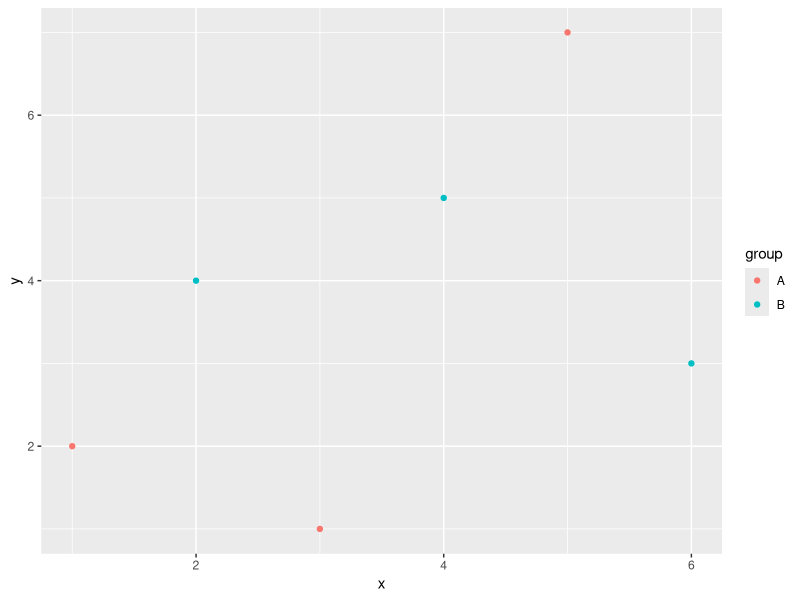

R code for this plot:
library(ggplot2)

data <- data.frame(
  x = c(1, 2, 3, 4, 5, 6),
  y = c(2, 4, 1, 5, 7, 3),
  group = c("A", "B", "A", "B", "A", "B")
)

p <- ggplot(data, aes(x = x, y = y, color = group)) +
  geom_point()

pdf("my_scatter_plot.pdf", width = 6, height = 4)  
print(p)                                           
dev.off()                                        
